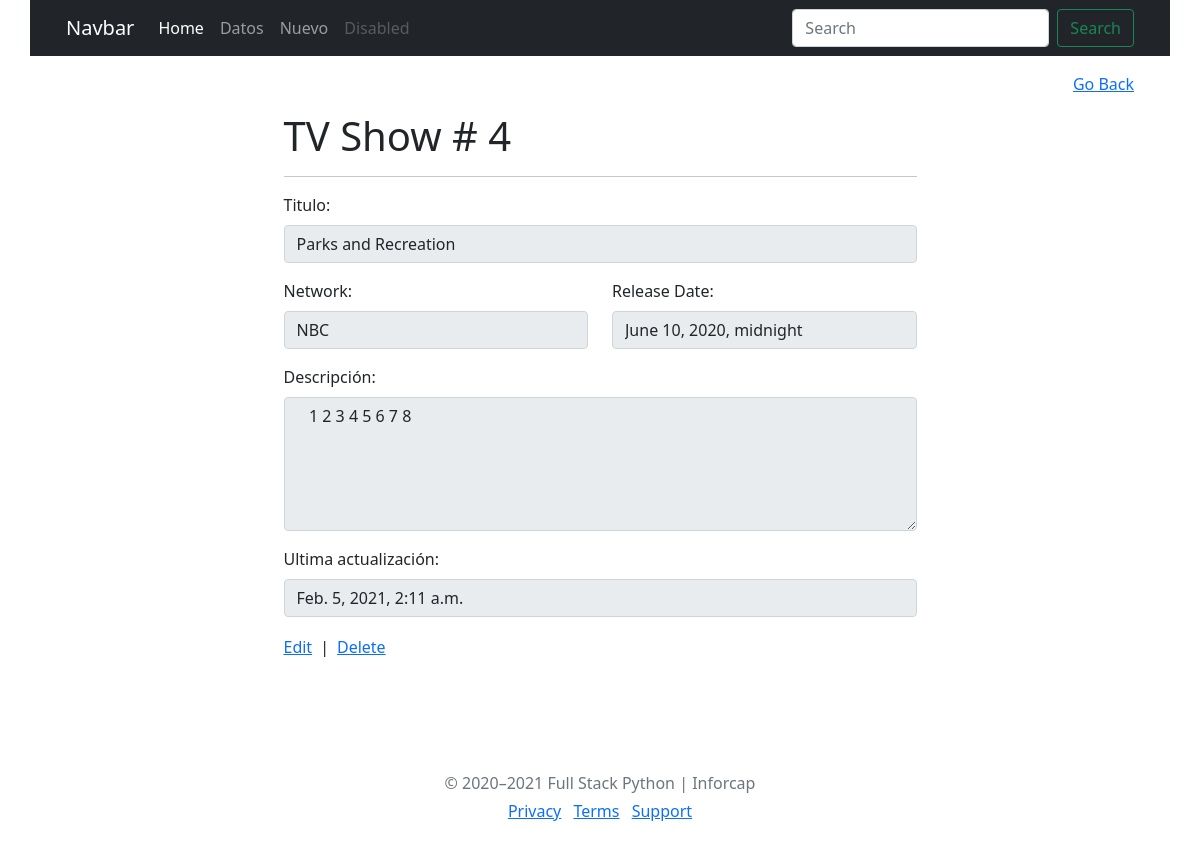
/shows/4, run on the app's committed database.
### TV/models.py (models this page shows)
class Libro(models.Model):
    title = models.CharField(max_length=255)
    netword = models.CharField(max_length=255)
    release_date = models.DateTimeField()
    description = models.TextField(null=True)
    created_at = models.DateTimeField(auto_now_add=True)
    updated_at = models.DateTimeField(auto_now=True)
    objects = Libro_manager()

### TV/views.py (the view)
# urls.py: path('<op>', views.show_one),
def show_one(request, op):
    libro=Libro.objects.get(id=int(op))
    context={
        'id': libro.id,
        'network': libro.netword,
        'titulo': libro.title,
        'fecha': libro.release_date,
        'descripcion': libro.description,
        'actualizado': libro.updated_at
    }
    return render(request, "show_one.html", context)

### TV/templates/show_one.html
{%  extends 'index.html' %}
    {% block respuesta %}
        <div class="main col-7 p-3 mx-auto justify-content-center">
                  <h1>TV Show # {{ id }}</h1><hr>
        <fieldset disabled>
              <div class="mb-3">
                    <label for="titulo" class="form-label">Titulo:</label>
                    <input type="text" class="form-control" id="titulo" name="t1" aria-describedby="emailHelp" value="{{ titulo }}">
                </div>
                <div class="row">
                    <div class="mb-3 col-6">
                        <label for="titulo" class="form-label">Network:</label>
                        <input type="text" class="form-control" aria-describedby="emailHelp" value="{{ network }}">
                    </div>
                    <div class="mb-3 col-6">
                        <label for="cfecha" class="form-label">Release Date: </label>
                        <input type="text" class="form-control" id="cfecha" value="{{ fecha }}">
                    </div>
                </div>
                <div class="mb-3">
                    <label for="cdescription" class="form-label">Descripción:</label>
                    <textarea class="form-control" name="d1" id="cdescription" rows="5" >{{ descripcion }}</textarea>
                </div>
              <div class="mb-3">
                    <label for="titulo" class="form-label">Ultima actualización:</label>
                    <input type="text" class="form-control"  aria-describedby="emailHelp" value="{{ actualizado }}">
                </div>
            </fieldset>
     <div class="btn-group" role="group" aria-label="Basic mixed styles example">
            <a href="/shows/{{ id }}/edit" class="text-start me-2">Edit </a> |
            <a href="/shows/{{ id }}/destroy" class="text-start ms-2">Delete</a>
        </div>
</div>
    {% endblock %}

### data on the page
Libro: t1 "Parks and Recreation", netword "NBC", release_date "June 10, 2020, midnight", d1 "1 2 3 4 5 6 7 8", updated_at "Feb. 5, 2021, 2:11 a.m."

### other printed values
{{ id }} "4"
